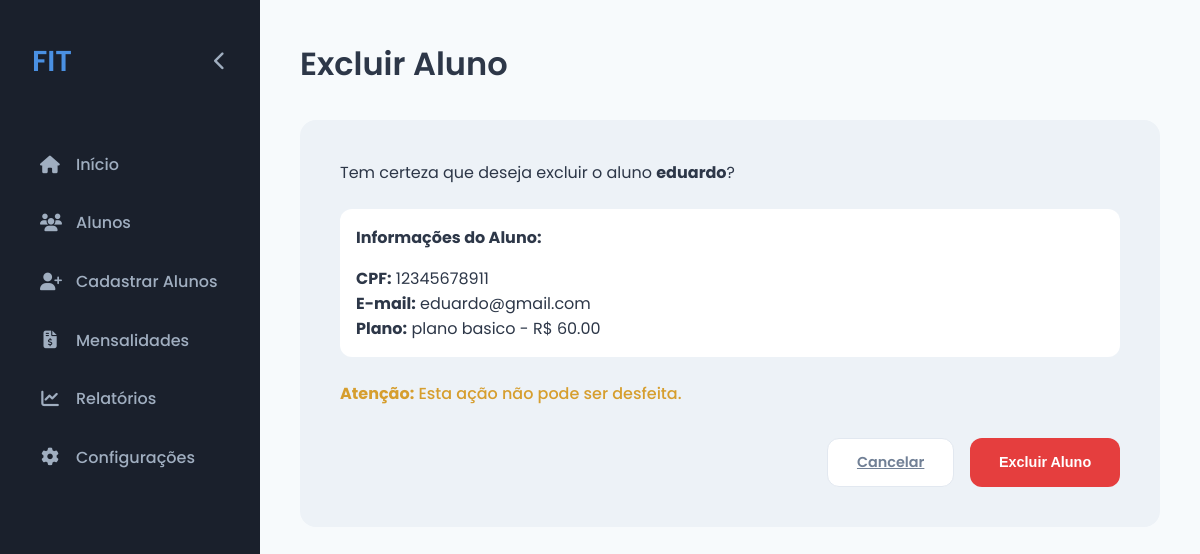
The app's page /alunos/2/excluir/ with its own data.
### core/models.py (models this page shows, shortened)
class Aluno(models.Model):
    nome = models.CharField(max_length=100, help_text="Nome completo do aluno")
    cpf = models.CharField(max_length=14, unique=True, help_text="CPF no formato 000.000.000-00")
    data_nascimento = models.DateField(verbose_name="Data de Nascimento")
    telefone = models.CharField(max_length=15, blank=True)
    email = models.EmailField(unique=True)
    endereco = models.CharField(max_length=255, blank=True, verbose_name="Endereço Completo")
    data_inscricao = models.DateField(auto_now_add=True, verbose_name="Data de Inscrição")
    plano = models.ForeignKey('PlanoMensalidade', on_delete=models.SET_NULL, null=True, blank=True, related_name='alunos', verbose_name="Plano de Mensalidade")

class PlanoMensalidade(models.Model):
    descricao = models.CharField(max_length=100, verbose_name="Descrição")
    valor = models.DecimalField(max_digits=8, decimal_places=2, verbose_name="Valor")
    ativo = models.BooleanField(default=True, verbose_name="Ativo")
    data_criacao = models.DateTimeField(auto_now_add=True, verbose_name="Data de Criação")
    class Meta:
        verbose_name = "Plano de Mensalidade"
        verbose_name_plural = "Planos de Mensalidade"
        ordering = ['valor']

### core/views.py (the view)
# urls.py: path('alunos/<int:aluno_id>/excluir/', views.excluir_aluno, name='excluir_aluno'),
def excluir_aluno(request, aluno_id):
    aluno = get_object_or_404(Aluno, pk=aluno_id)
    if request.method == 'POST':
        aluno.delete()
        return redirect('lista_alunos')
    quantidade_mensalidades = aluno.mensalidades.count()
    contexto = {
        'aluno': aluno,
        'quantidade_mensalidades': quantidade_mensalidades,
    }
    return render(request, 'confirmar_exclusao_aluno.html', contexto)

### templates/confirmar_exclusao_aluno.html (shortened to what this page needs)
{% extends 'base.html' %}
{% load static %}
{% block content %}
<header class="page-header">
    <h2>Excluir Aluno</h2>
</header>
<div class="card">
    <p>Tem certeza que deseja excluir o aluno <strong>{{ aluno.nome }}</strong>?</p>
    <div class="student-delete-info" style="margin: 1.5rem 0; padding: 1rem; background-color: var(--card-bg); border-radius: var(--border-radius-small);">
        <h4 style="margin-bottom: 1rem; color: var(--text-color-dark);">Informações do Aluno:</h4>
        <p><strong>CPF:</strong> {{ aluno.cpf }}</p>
        <p><strong>E-mail:</strong> {{ aluno.email }}</p>
        {% if aluno.plano %}
            <p><strong>Plano:</strong> {{ aluno.plano.descricao }} - R$ {{ aluno.plano.valor|floatformat:2 }}</p>
        {% else %}
            <p><strong>Plano:</strong> <em>Nenhum plano selecionado</em></p>
        {% endif %}
    </div>
    {% if quantidade_mensalidades > 0 %}
        <p class="text-warning"><strong>Atenção:</strong> Este aluno possui <strong>{{ quantidade_mensalidades }}</strong> mensalidade{{ quantidade_mensalidades|pluralize:"s" }} cadastrada{{ quantidade_mensalidades|pluralize:"s" }}. Todas serão excluídas junto com o aluno.</p>
    {% else %}
        <p class="text-warning"><strong>Atenção:</strong> Esta ação não pode ser desfeita.</p>
    {% endif %}
    <form method="POST" class="form-buttons" style="margin-top: 2rem;">
        <a href="{% url 'lista_alunos' %}" class="btn btn-secondary">Cancelar</a>
        <button type="submit" class="btn btn-danger">Excluir Aluno</button>
    </form>
</div>
{% endblock %}

### static/css/style.css (style rules this page uses)
:root { --primary-blue: #4A90E2; --primary-blue-dark: #357ABD; --sidebar-dark-bg: #1A202C; --sidebar-text: #A0AEC0; --sidebar-text-hover: #FFFFFF; --main-bg: #F7FAFC; --card-bg: #FFFFFF; --card-container-bg: #EDF2F7; --text-color-dark: #2D3748; --text-color-light: #718096; --border-color: #E2E8F0; --shadow: 0 4px 6px -1px rgba(0, 0, 0, 0.1), 0 2px 4px -1px rgba(0, 0, 0, 0.06); --border-radius-main: 1rem; --border-radius-small: 0.75rem; }
* { margin: 0; padding: 0; box-sizing: border-box; }
body { font-family: 'Poppins', sans-serif; background-color: var(--main-bg); color: var(--text-color-dark); }
.page-header h2 { font-size: 2rem; font-weight: 600; margin-bottom: 2rem; color: var(--text-color-dark); }
.card { background-color: var(--card-container-bg); padding: 2.5rem; border-radius: var(--border-radius-main); }
.btn { padding: 0.8rem 1.8rem; border: none; border-radius: var(--border-radius-small); font-weight: 600; cursor: pointer; transition: background-color 0.2s; font-size: 0.9rem; }
.btn-secondary { background-color: var(--card-bg); color: var(--text-color-light); border: 1px solid var(--border-color); }
.form-buttons { display: flex; justify-content: flex-end; gap: 1rem; grid-column: 1 / -1; margin-top: 1rem; }
.btn-danger { background-color: #E53E3E; color: #FFF; }
.text-warning { color: #D69E2E; font-weight: 500; }

### records on screen
Aluno: nome "eduardo", cpf "12345678911", email "eduardo@gmail.com", plano.descricao "plano basico", plano.valor "60.00"
